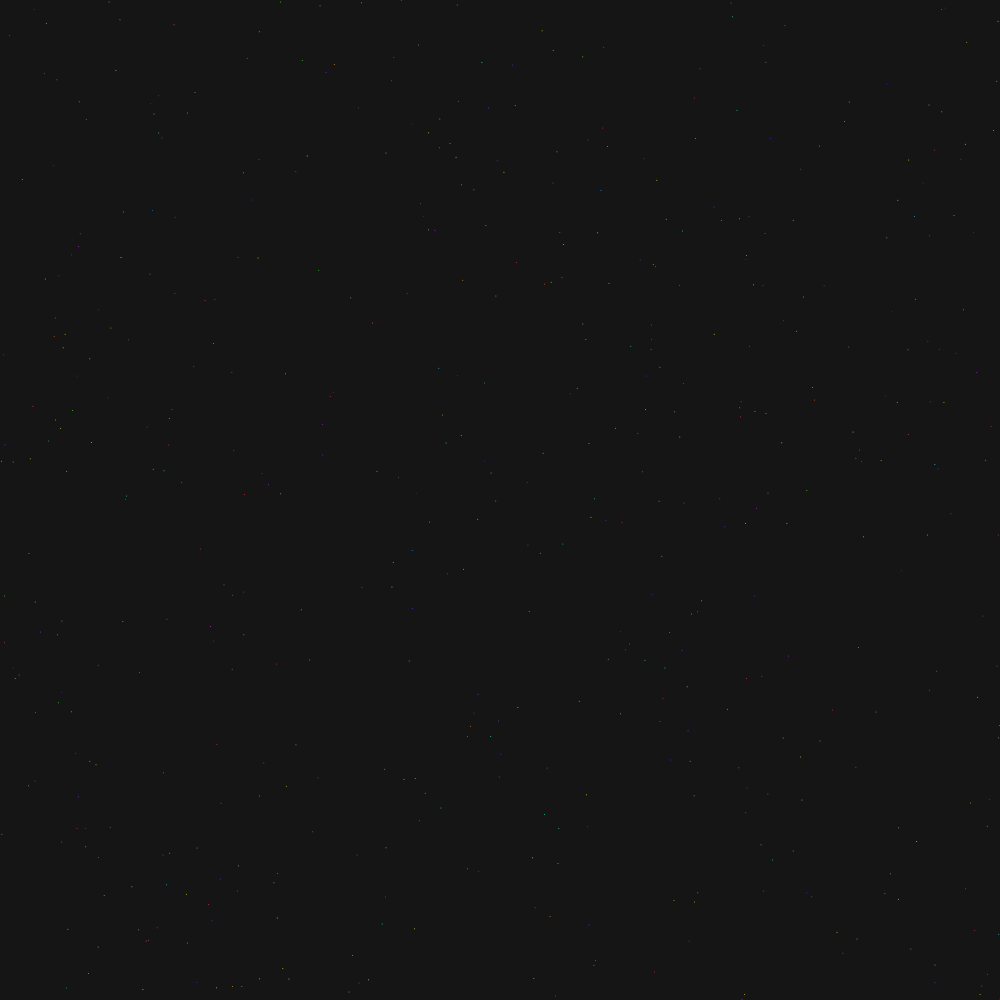
Frame 1 (no input)
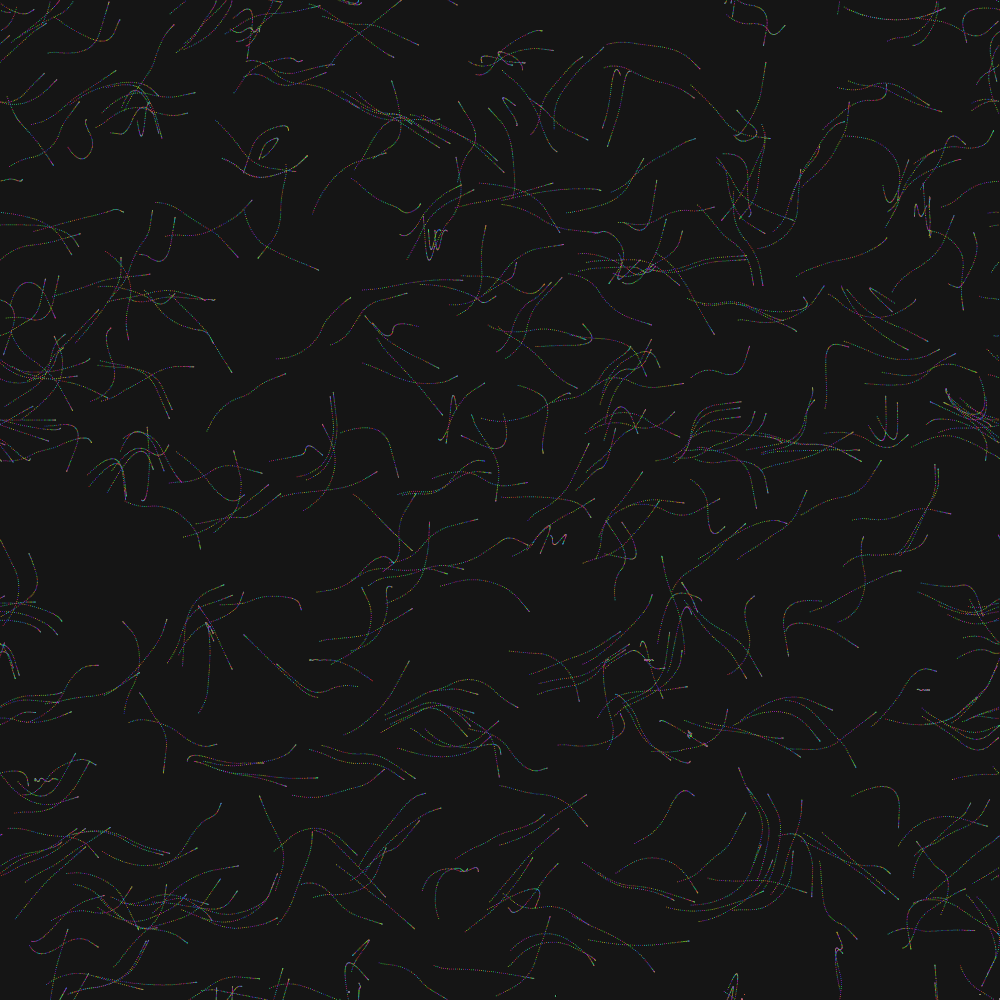
Frame 60 (no input)
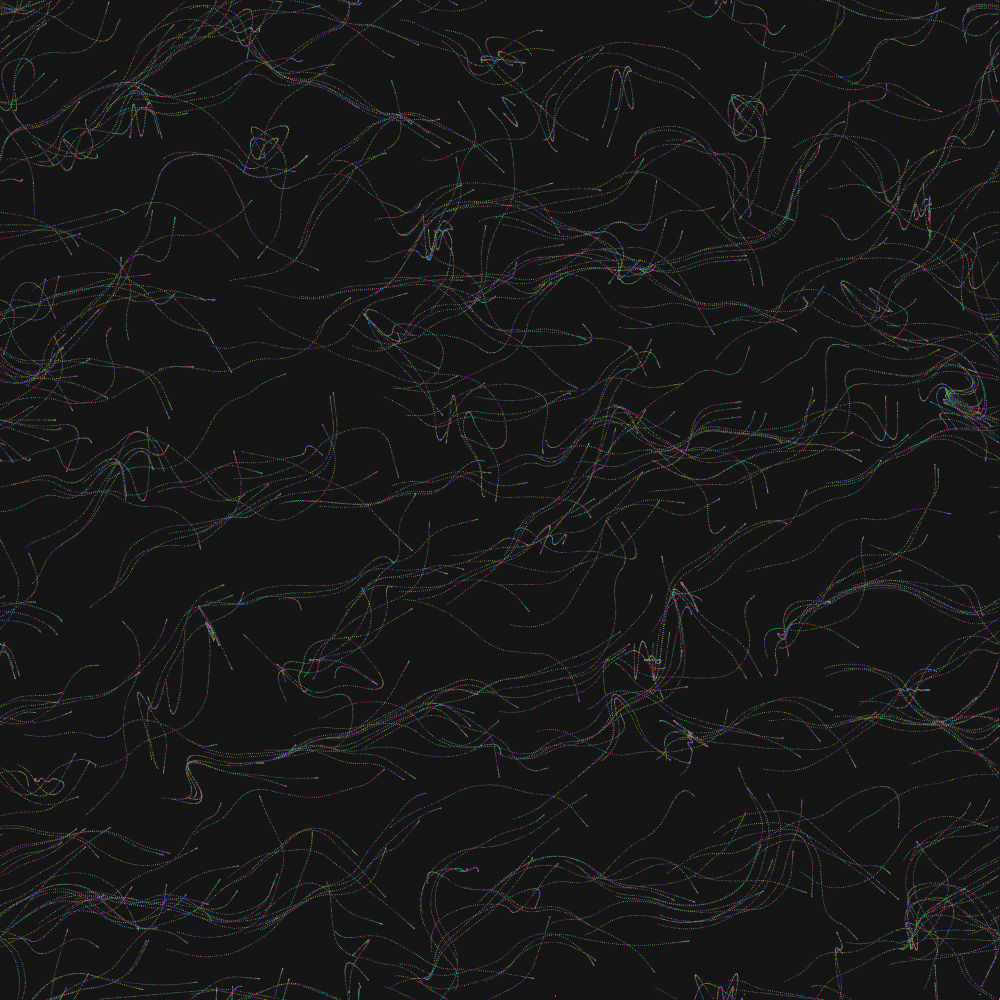
Frame 120 (the mouse pressed at the canvas centre since frame 60)

The p5.js sketch that drew these frames (run headless with seeded random() and noise() and a simulated clock; from frame 60 on, the mouse is pressed at the canvas centre):

// p5.js sketch
// ── sketch.js
let cols, rows;
let increment = 1;
let scl = 30;
let fr;
let zOff = 0;

let particles = [];

let flowField;

function setup() {
  createCanvas(innerHeight, innerHeight);
  background('#151515')
  cols = floor(width / scl);
  rows = floor(height / scl);
  fr = createP("");

  flowField = new Array(cols * rows);

  for (let i = 0; i < 500; i++) {
    particles[i] = new Particle();
  }

  let yOff = 0;
  for (let y = 0; y < cols; y++) {
    let xOff = 0;
    for (let x = 0; x < rows; x++) {
      let index = x + y * rows;
      let angle = noise(xOff, yOff) * TWO_PI;
      let v = p5.Vector.fromAngle(angle);
      v.setMag(0.1);
      flowField[index] = v;
      // push();
      // stroke(0, 0);
      // strokeWeight(4);
      // strokeCap(SQUARE);
      // translate(x * scl, y * scl);
      // rotate(v.heading());
      // line(0, 0, scl, 0);
      // pop();
      xOff += increment;
    }
    yOff += increment;

    zOff += 0.0005;
  }
}

function draw() {
  for (let i = 0; i < particles.length; i++) {
    particles[i].follow(flowField);
    particles[i].edge();
    particles[i].update();
    particles[i].show();
  }

  fr.html(floor(frameRate()));
}

// ── particle.js
function Particle() {
  this.pos = createVector(random(width), random(height));
  this.vel = createVector(0, 0);
  this.acc = createVector(0, 0);
  this.maxSpeed = 2
 
  this.update = function () {
    this.vel.add(this.acc);
    this.vel.limit(this.maxSpeed)
    this.pos.add(this.vel);
    this.acc.mult(0);
  };

  this.applyForce = function (force) {
    this.acc.add(force);
  };

  this.show = function () {
    colorMode(HSB)
    stroke(floor(random(360)), 80, 80, 10);
    strokeWeight(1);
    point(this.pos.x, this.pos.y);
  };

  this.edge = function () {
    if (this.pos.x > width) {
      this.pos.x = 0;
    }
    if (this.pos.x < 0) {
      this.pos.x = width;
    }
    if (this.pos.y < 0) {
      this.pos.y = height;
    }
    if (this.pos.y > height) {
      this.pos.y = 0;
    }
  };

  this.follow = function (vectors) {
    let x = floor(this.pos.x / scl)
    let y = floor(this.pos.y / scl)
    let index = x + y * cols;
    let force = vectors[index];
    this.applyForce(force);
  };
}
